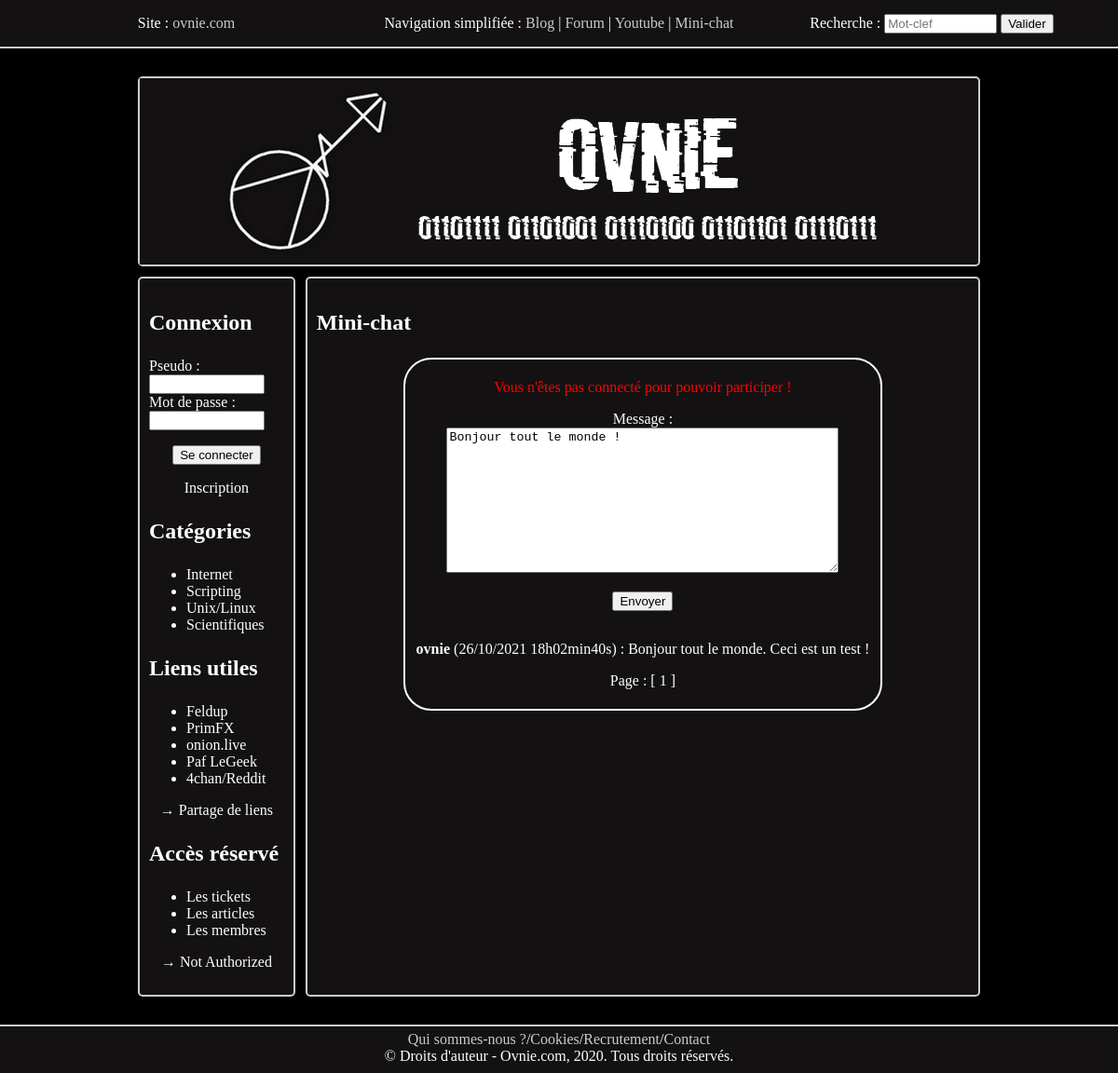
/minichat.php, run on the app's committed database.
### tables this page shows
CREATE TABLE IF NOT EXISTS `categories` (
  `id` int(11) NOT NULL AUTO_INCREMENT,
  `titre` varchar(255) NOT NULL,
  PRIMARY KEY (`id`)
);

CREATE TABLE IF NOT EXISTS `minichat` (
  `id` int(11) NOT NULL AUTO_INCREMENT,
  `pseudo` varchar(255) NOT NULL,
  `message` text NOT NULL,
  `date_minichat` timestamp NOT NULL DEFAULT CURRENT_TIMESTAMP,
  PRIMARY KEY (`id`)
);

### menu.php (the view, shortened to what this page needs)
<?php
if(isset($_SESSION['id']) AND isset($_SESSION['pseudo']) AND isset($_SESSION['mail'])){
	echo '<p class="textCenter">Bienvenue : ' . $_SESSION['pseudo'] . '</p>';
	echo '<p class="textCenter"><a href="https://ovnie.com/profil.php">Profil</a>/<a href="https://ovnie.com/deconnexion.php">Déconnexion</a></p>';
}
else{
?>
	<h1><strong>Connexion</strong></h1>
	<form method="post">
	<label for="pseudo_co">Pseudo</label> : <br><input class="connect" type="text" name="pseudo_co" id="pseudo_co" />
	<br><label for="lemotdepasse_co">Mot de passe</label> : <br><input class="connect" type="password" name="lemotdepasse_co" id="lemotdepasse_co" />
	<p class="textCenter"><input type="submit" name="formconnect" value="Se connecter"><p>
	</form>
	<p class="textCenter"><a href="https://ovnie.com/inscription.php">Inscription</a></p>
<?php
}
?>
<h1><strong>Catégories</strong></h1>
<ul>
<?php
$req_categories = $bdd->query('SELECT * FROM categories ORDER BY id ASC');
while ($recup_categories = $req_categories->fetch())
{
?>
	<li><a href="https://ovnie.com/categories.php?rubrique=<?php echo $recup_categories['id']; ?>" title="Ovnie - <?php echo htmlspecialchars($recup_categories['titre']); ?>" ><?php echo htmlspecialchars($recup_categories['titre']); ?></a></li>
<?php
}
?>
</ul>
<h1><strong>Liens utiles</strong></h1>
<ul>
	<li><a href="https://www.youtube.com/channel/UCQVaKQcp4OxSg1eC6SF3NTw" title="Feldup" >Feldup</a></li>
	<li><a href="https://www.primfx.com/" title="PrimFX" >PrimFX</a></li>
	<li><a href="https://onion.live/" title="Ovnie - GNU/Linux" >onion.live</a></li>
	<li><a href="https://www.youtube.com/channel/UCCSHWqosFfYJY5v2WqbTLhg" title="Paf LeGeek" >Paf LeGeek</a></li>
	<li><a href="https://www.4chan.org/" title="4chan" >4chan</a>/<a href="https://www.reddit.com/" title="Reddit" >Reddit</a></li>
</ul>
<p class="textCenter"><a href="https://ovnie.com/share.php">&#x2192; Partage de liens</a></p>
<h1><strong>Accès réservé</strong></h1>
<ul>
	<li><a href="https://ovnie.com/admin/message.php" title="Ovnie - News" >Les tickets</a></li>
	<li><a href="https://ovnie.com/admin/layout.php" title="Ovnie - Articles" >Les articles</a></li>
	<li><a href="https://ovnie.com/admin/membres.php" title="Ovnie - Membres" >Les membres</a></li>
</ul>
<p class="textCenter"><a href="https://ovnie.com/notauthorized.php">&#x2192; Not Authorized</a></p>

### minichat.php (shortened to what this page needs)
<!DOCTYPE html>
<html xmlns="http://www.w3.org/1999/xhtml" xml:lang="fr" lang="fr">
	<head>
		<link rel="stylesheet" href="ovnie.css" type="text/css" media="screen" />
	</head>
	<body>
		<?php require("admin/base.php"); ?>
		<header>
			<?php require("header.php"); ?>
		</header>
		<section class="banner">
			<?php require("banner.php"); ?>
		</section>
		<section>
			<nav>
				<?php require("menu.php"); ?>
			</nav>
			<article>
				<h1><strong>Mini-chat</strong></h1>
				<section class="minichat">
					<?php
					if(isset($_SESSION['id']) AND isset($_SESSION['pseudo']) AND isset($_SESSION['mail']))
					{
						if(isset($_POST['rep_message']) AND !empty($_POST['rep_message']))
						{
							$recup_message=htmlspecialchars($_POST['rep_message']);
							$req = $bdd->prepare('INSERT INTO minichat(pseudo, message) VALUES(:pseudo, :message)');
							$req->execute(array(
								'pseudo' => $_SESSION['pseudo'],
								'message' => $recup_message,
								));
							$req1 = $bdd->prepare('INSERT INTO minichat(date_minichat) VALUES(NOW())');
							echo '<p class="valide">Message envoyé !</p>';
						}
						else
						{
							echo '<p class="valide">Vous êtes connecté !</p>';
						}
					}
					else
					{
						echo '<p class="erreur">Vous n\'êtes pas connecté pour pouvoir participer !</p>';
					}
					?>
					<form method="post">
					<label for="rep_message">Message</label> : <br><textarea name="rep_message" id="rep_message" rows="10" cols="50">Bonjour tout le monde !</textarea>
					<p class="textCenter"><input type="submit" value="Envoyer" name="boutonchat" /></p>
					</form>
					<div class="messages">
					<?php
					$messagesParPage=15;
					$resultat = $bdd->query('SELECT COUNT(*) AS total FROM minichat');
					$row = $resultat->fetch(PDO::FETCH_ASSOC);
					$total = $row['total'];
					$nombreDePages=ceil($total/$messagesParPage);
					if(isset($_GET['page']))
					{
						 $pageActuelle=intval($_GET['page']);
						 if($pageActuelle>$nombreDePages)
						 {
							  $pageActuelle=$nombreDePages;
						 }
					}
					else
					{
						 $pageActuelle=1;
					}
					$premiereEntree=($pageActuelle-1)*$messagesParPage;
					$reponse = $bdd->query('SELECT pseudo, message, DATE_FORMAT(date_minichat, \'%d/%m/%Y %Hh%imin%ss\') AS date_minichat FROM minichat ORDER BY id DESC LIMIT '.$premiereEntree.', '.$messagesParPage.'');
					while ($donnees = $reponse->fetch())
					{
					?>
					<p>
					<strong><?php echo $donnees['pseudo'] ?></strong> <?php echo '(' . $donnees['date_minichat'] . ')' ?> : <?php echo $donnees['message'] ?>
					</p>
					<?php
					}
					echo '<p class="textCenter">Page : ';
					for($i=1; $i<=$nombreDePages; $i++)
					{
						if($i==$pageActuelle)
						{
							echo ' [ '.$i.' ] ';
						}
						else
						{
						  echo ' <a href="minichat.php?page='.$i.'">'.$i.'</a> ';
						}
					}
					echo '</p>';
					?>
					</div>
				</section>
			</article>
		</section>
		<footer>
			<?php require("footer.php"); ?>
		</footer>
	</body>
</html>

### ovnie.css (style rules this page uses)
body { color: #ffffff; font-size: 16px; font-family: "Times New Roman", sans-serif; margin: 0; background-color: #000000; }
a:link { color: #CCCCCC; text-decoration: none; }
nav a:link, nav a:visited, nav a:hover, nav a:active { color: #ffffff; text-decoration: none; }
.connect { width: 80%; }
.textCenter { text-align: center; }
.erreur { color: red; }
h1 { font-size: 24px; }
header { height: 50px; margin: 0px 0px 30px 0px; border: solid; border-color: #CCCCCC; border-width: 0px 0px 2px 0px; background-color: #131112; display: flex; justify-content: flex-start; }
.banner { width: 900px; height: 200px; text-align: center; margin-right: auto; margin-left: auto; margin-top: 15px; margin-bottom: 11px; border: 2px solid #CCCCCC; border-radius: 5px; background-color: #131112; }
section { width: 904px; margin: auto; display: flex; }
nav { width: 150px; text-align: left; word-wrap: break-word; padding: 10px; margin-right: 11px; border: 2px solid #CCCCCC; border-radius: 5px; background-color: #131112; }
article { width: 725px; word-wrap: break-word; padding: 10px; border: 2px solid #CCCCCC; border-radius: 5px; background-color: #131112; }
.minichat { width: 500px; text-align: center; margin: auto; margin-bottom: 15px; padding: 5px; display: flex; flex-direction: column; border: 2px solid white; border-radius: 30px; }
footer { height: 40px; text-align: center; padding-top: 5px; padding-bottom: 5px; margin: 30px 0px 0px 0px; border: solid; border-color: #CCCCCC; border-width: 2px 0px 0px 0px; background-color: #131112; }

### data on the page
categories: titre "Internet"
categories: titre "Scripting"
categories: titre "Unix/Linux"
categories: titre "Scientifiques"
minichat: pseudo "ovnie", date_minichat "26/10/2021 18h02min40s", message "Bonjour tout le monde. Ceci est un test !"
